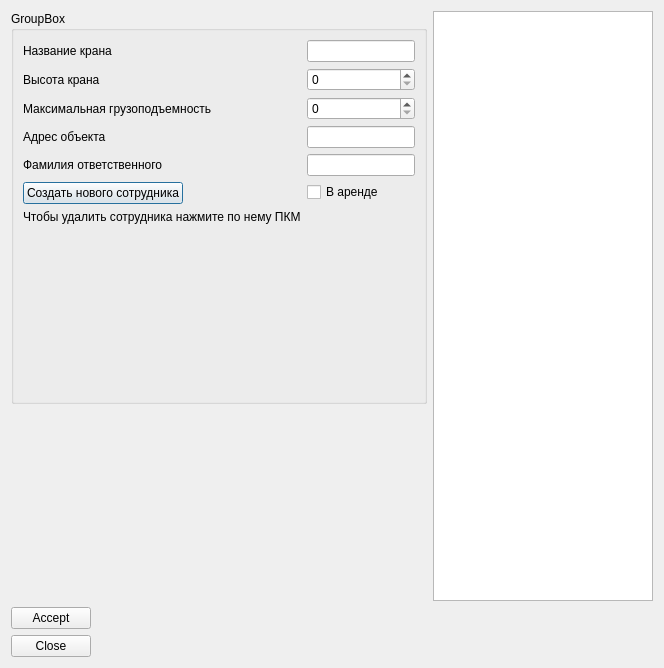
<?xml version="1.0" encoding="UTF-8"?>
<ui version="4.0">
 <class>Dialog</class>
 <widget class="QDialog" name="Dialog">
  <property name="geometry">
   <rect>
    <x>0</x>
    <y>0</y>
    <width>664</width>
    <height>668</height>
   </rect>
  </property>
  <property name="windowTitle">
   <string>Dialog</string>
  </property>
  <layout class="QFormLayout" name="formLayout_2">
   <item row="0" column="0">
    <widget class="QGroupBox" name="groupBox">
     <property name="title">
      <string>GroupBox</string>
     </property>
     <layout class="QFormLayout" name="formLayout">
      <item row="0" column="0">
       <widget class="QLabel" name="label_2">
        <property name="text">
         <string>Название крана</string>
        </property>
       </widget>
      </item>
      <item row="0" column="1">
       <widget class="QLineEdit" name="nameautocrane"/>
      </item>
      <item row="1" column="0">
       <widget class="QLabel" name="label_3">
        <property name="text">
         <string>Высота крана</string>
        </property>
       </widget>
      </item>
      <item row="1" column="1">
       <widget class="QSpinBox" name="wisota"/>
      </item>
      <item row="2" column="0">
       <widget class="QLabel" name="label_4">
        <property name="text">
         <string>Максимальная грузоподъемность</string>
        </property>
       </widget>
      </item>
      <item row="2" column="1">
       <widget class="QSpinBox" name="wes"/>
      </item>
      <item row="3" column="0">
       <widget class="QLabel" name="label_5">
        <property name="text">
         <string>Адрес объекта</string>
        </property>
       </widget>
      </item>
      <item row="3" column="1">
       <widget class="QLineEdit" name="obect"/>
      </item>
      <item row="4" column="0">
       <widget class="QLabel" name="label_6">
        <property name="text">
         <string>Фамилия ответственного</string>
        </property>
       </widget>
      </item>
      <item row="4" column="1">
       <widget class="QLineEdit" name="lastname"/>
      </item>
      <item row="5" column="0">
       <widget class="QPushButton" name="pushButton">
        <property name="text">
         <string>Создать нового сотрудника</string>
        </property>
       </widget>
      </item>
      <item row="5" column="1">
       <widget class="QCheckBox" name="arend">
        <property name="text">
         <string>В аренде</string>
        </property>
       </widget>
      </item>
      <item row="6" column="0">
       <widget class="QLabel" name="label">
        <property name="text">
         <string>Чтобы удалить сотрудника нажмите по нему ПКМ</string>
        </property>
       </widget>
      </item>
     </layout>
    </widget>
   </item>
   <item row="1" column="0">
    <widget class="QPushButton" name="Acce">
     <property name="text">
      <string>Accept</string>
     </property>
    </widget>
   </item>
   <item row="2" column="0">
    <widget class="QPushButton" name="clos">
     <property name="text">
      <string>Close</string>
     </property>
    </widget>
   </item>
   <item row="0" column="1">
    <widget class="QTableView" name="tableView"/>
   </item>
  </layout>
 </widget>
 <resources/>
 <connections>
  <connection>
   <sender>clos</sender>
   <signal>clicked()</signal>
   <receiver>Dialog</receiver>
   <slot>reject()</slot>
   <hints>
    <hint type="sourcelabel">
     <x>319</x>
     <y>391</y>
    </hint>
    <hint type="destinationlabel">
     <x>217</x>
     <y>207</y>
    </hint>
   </hints>
  </connection>
  <connection>
   <sender>Acce</sender>
   <signal>clicked()</signal>
   <receiver>Dialog</receiver>
   <slot>accept()</slot>
   <hints>
    <hint type="sourcelabel">
     <x>319</x>
     <y>359</y>
    </hint>
    <hint type="destinationlabel">
     <x>217</x>
     <y>207</y>
    </hint>
   </hints>
  </connection>
 </connections>
</ui>
